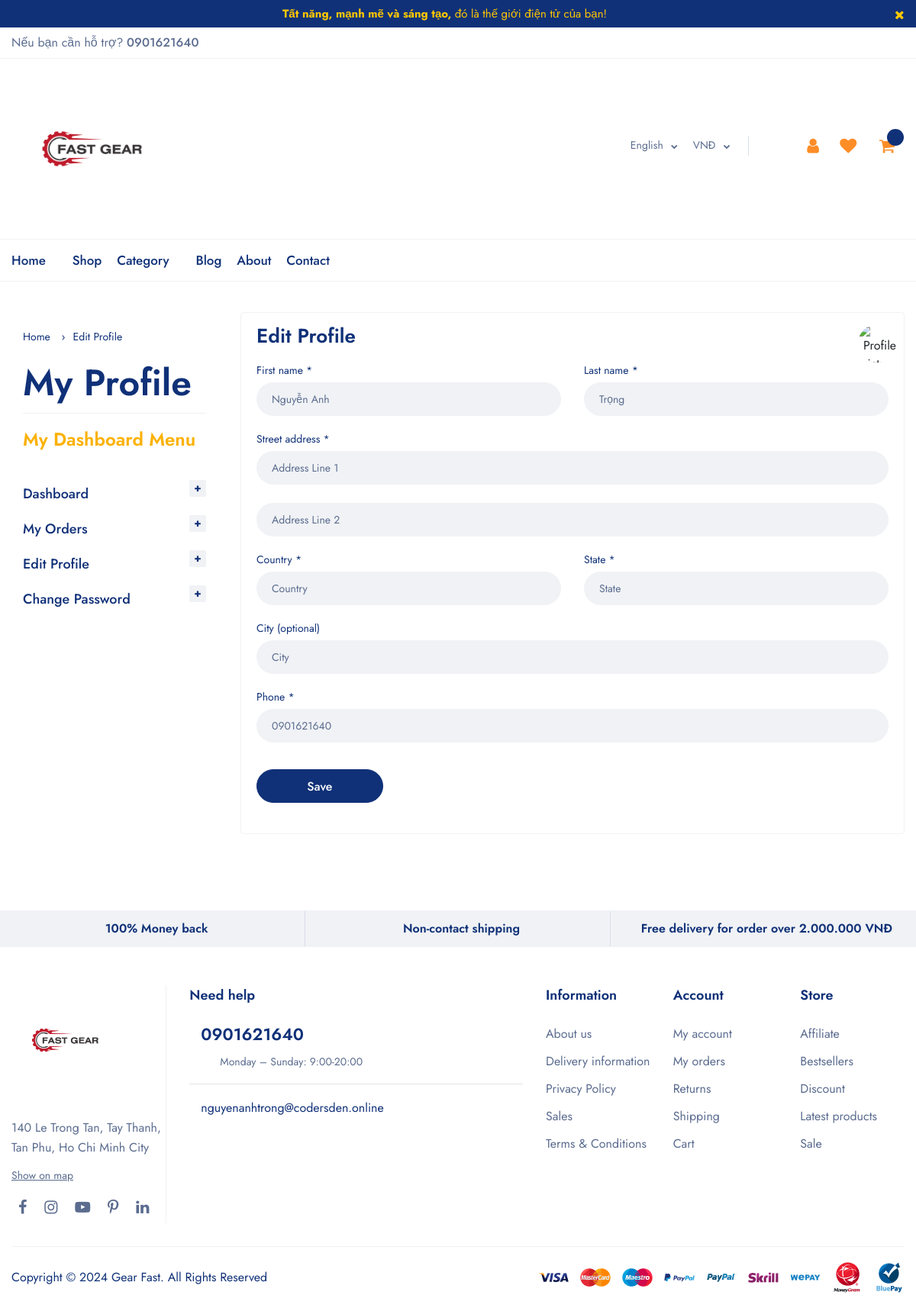
Page /accounts/edit_profile/ (signed in) on the committed database.
### account/models.py (models this page shows, shortened)
class Account(AbstractBaseUser):
    first_name = models.CharField(max_length=100)
    last_name = models.CharField(max_length=100)
    username = models.CharField(max_length=50, unique=True)
    email = models.EmailField(max_length=200, unique=True)
    phone_number = models.CharField(max_length=50)
    is_deleted = models.BooleanField(default=False)
    date_joined = models.DateTimeField(auto_now_add=True)
    last_login = models.DateTimeField(auto_now_add=True)
    is_admin = models.BooleanField(default=False)
    is_staff = models.BooleanField(default=False)
    is_active = models.BooleanField(default=False)
    is_super_admin = models.BooleanField(default=False)
    USERNAME_FIELD = 'email'
    REQUIRED_FIELDS = ['username', 'first_name', 'last_name']
    objects = MyAccountManager()

class UserProfile(models.Model):
    user = models.OneToOneField(Account, on_delete=models.CASCADE)
    address_line_1 = models.CharField(blank=True, max_length=100)
    address_line_2 = models.CharField(blank=True, max_length=100)
    city = models.CharField(blank=True, max_length=20)
    state = models.CharField(blank=True, max_length=20)
    country = models.CharField(blank=True, max_length=20)

### account/views.py (the view)
# urls.py: path('edit_profile/', views.edit_profile, name='edit_profile'),
@login_required(login_url='login')
def edit_profile(request):
    user_profile = get_object_or_404(UserProfile, user=request.user)
    if request.method == 'POST':
        user_form = UserForm(request.POST, instance=request.user)
        profile_form = UserProfileForm(request.POST, request.FILES, instance=user_profile)
        if user_form.is_valid() and profile_form.is_valid():
            user_form.save()
            profile_form.save()
            messages.success(request, 'Your profile edited successfuly!')
            return redirect('edit_profile')
    else:
        user_form = UserForm(instance=request.user)
        profile_form = UserProfileForm(instance=user_profile)
    context = {
        'user_form': user_form,
        'profile_form': profile_form,
        'user_profile': user_profile
    }
    return render(request, 'accounts/edit_profile.html', context)

### account/forms.py
class UserForm(forms.ModelForm):
    first_name = forms.CharField(widget=forms.TextInput(attrs={
        'placeholder': 'First Name',
        'class': 'form-control ps-input'
    }))
    last_name = forms.CharField(widget=forms.TextInput(attrs={
        'placeholder': 'Last Name',
        'class': 'form-control ps-input'
    }))
    phone_number = forms.CharField(widget=forms.TextInput(attrs={
        'placeholder': 'Phone Number',
        'class': 'form-control ps-input'
    }))
    class Meta:
        model = Account
        fields = ['first_name', 'last_name', 'phone_number']

class UserProfileForm(forms.ModelForm):
    address_line_1 = forms.CharField(widget=forms.TextInput(attrs={
        'placeholder': 'Address Line 1',
        'class': 'form-control ps-input'
    }))
    address_line_2 = forms.CharField(widget=forms.TextInput(attrs={
        'placeholder': 'Address Line 2',
        'class': 'form-control ps-input'
    }))
    city = forms.CharField(widget=forms.TextInput(attrs={
        'placeholder': 'City',
        'class': 'form-control ps-input'
    }))
    state = forms.CharField(widget=forms.TextInput(attrs={
        'placeholder': 'State',
        'class': 'form-control ps-input'
    }))
    country = forms.CharField(widget=forms.TextInput(attrs={
        'placeholder': 'Country',
        'class': 'form-control ps-input'
    }))
    profile_picture = forms.ImageField(widget=forms.FileInput(attrs={
        'placeholder': 'Profile Picture',
        'class': 'form-control ps-input',
        'attrs': 'disabled'
    }))
    class Meta:
        model = UserProfile
        fields = ['address_line_1', 'address_line_2', 'city', 'state', 'country', 'profile_picture']

### templates/accounts/edit_profile.html (shortened to what this page needs)
<!DOCTYPE html>
<html lang="en">
{% include 'includes/head.html' %}
<body>
    <div class="ps-page">
        {% include 'includes/header.html' %}
        {% load static %}
        <div class="ps-checkout">
            <div class="container">
                <div class="ps-checkout__content">
                    <form action="{% url 'edit_profile' %}" method="POST" enctype="multipart/form-data">
                        <div class="row row-reverse">
                            <div class="col-12 col-md-3">
                                <div class="ps-widget ps-widget--product">
                                    <ul class="ps-breadcrumb">
                                        <li class="ps-breadcrumb__item"><a href="{% url 'index' %}">Home</a></li>
                                        <li class="ps-breadcrumb__item"><a href="{% url 'store' %}">Edit Profile</a></li>
                                    </ul>
                                    <h1 class="ps-categogy__name" style="color: #103178">My Profile</h1>
                                    <div class="ps-widget__block" style="padding: 0!important;">
                                        <div class="ps-widget__content ps-widget__category">
                                            <ul class="menu--mobile">
                                                <h3 class="ps-dashboard-menu" style="color:#FBB102;">My Dashboard Menu</h3><br>
                                                <li><a href="{% url 'dashboard' %}">Dashboard</a><span class="sub-toggle"></span></li>
                                                <li><a href="{% url 'my_orders' %}">My Orders</a><span class="sub-toggle"></span></li>
                                                <li><a href="{% url 'edit_profile' %}">Edit Profile</a><span class="sub-toggle"></span></li>
                                                <li><a href="{% url 'change_password' %}">Change Password</a><span class="sub-toggle"></span></li>
                                            </ul>
                                        </div>
                                    </div>
                                </div>
                            </div>
                            <div class="col-12 col-md-9">
                                <div class="ps-checkout__form">
                                    <div class="row">
                                        <div class="col-12 col-lg-6">
                                            <h3 class="ps-checkout__heading">Edit Profile</h3>
                                        </div>
                                        <div class="col-12 col-lg-6" style="text-align: right">
                                            <div class="profile-img" style="margin-left: 90%">
                                                <img src="{% static 'img/1176393.png' %}" alt="Profile Picture"/>
                                            </div>
                                        </div>
                                    </div>
                                    <div class="row">
                                        <div class="col-12 col-md-6">
                                            <div class="ps-checkout__group">
                                                <label class="ps-checkout__label">First name *</label>
                                                {{ user_form.first_name }}
                                            </div>
                                        </div>
                                        <div class="col-12 col-md-6">
                                            <div class="ps-checkout__group">
                                                <label class="ps-checkout__label">Last name *</label>
                                                {{ user_form.last_name }}
                                            </div>
                                        </div>
                                        <div class="col-12">
                                            <div class="ps-checkout__group">
                                                <label class="ps-checkout__label">Street address *</label>
                                                {{ profile_form.address_line_1 }}
                                                <br>
                                                {{ profile_form.address_line_2 }}
                                            </div>
                                        </div>
                                        <div class="col-12 col-md-6">
                                            <div class="ps-checkout__group">
                                                <label class="ps-checkout__label">Country *</label>
                                                {{ profile_form.country }}
                                            </div>
                                        </div>
                                        <div class="col-12 col-md-6">
                                            <div class="ps-checkout__group">
                                                <label class="ps-checkout__label">State *</label>
                                                {{ profile_form.state}}
                                            </div>
                                        </div>
                                        <div class="col-12">
                                            <div class="ps-checkout__group">
                                                <label class="ps-checkout__label">City (optional)</label>
                                                {{ profile_form.city }}
                                            </div>
                                        </div>
                                        <div class="col-12">
                                            <div class="ps-checkout__group">
                                                <label class="ps-checkout__label">Phone *</label>
                                                {{ user_form.phone_number }}
                                            </div>
                                        </div>
                                        <div class="col-12">
                                            <div class="ps-checkout__group">
                                                <input class="ps-btn ps-btn--primary" type="submit" name="submit" value="Save" style="width: 20%">
                                            </div>
                                        </div>
                                    </div>
                                </div>
                            </div>
                        </div>
                    </form>
                </div>
            </div>
        </div>
        <div class="before-footer" style="height: 50px"></div>
        {% include 'includes/footer.html' %}
    </div>
</body>
</html>

### templates/includes/head.html (style rules this page uses)
.profile-img { width:50px; height: 50px; border-radius: 50%; overflow: hidden; margin-right: 10px; }
.profile-img img { width: 100%; height: 100%; object-fit: cover; object-position: center; }

### rows in the picture
Account: first_name "Nguyễn Anh", last_name "Trọng", phone_number "0901621640"
